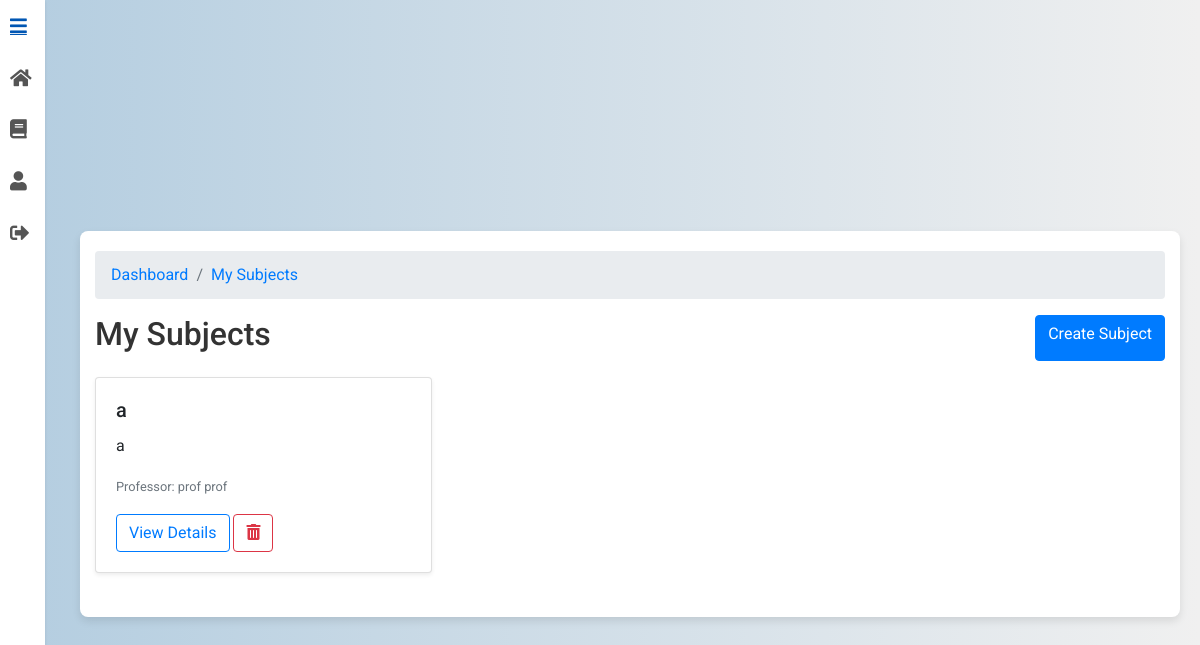
/subjects/ (signed in), run on an earlier commit of the app's database.
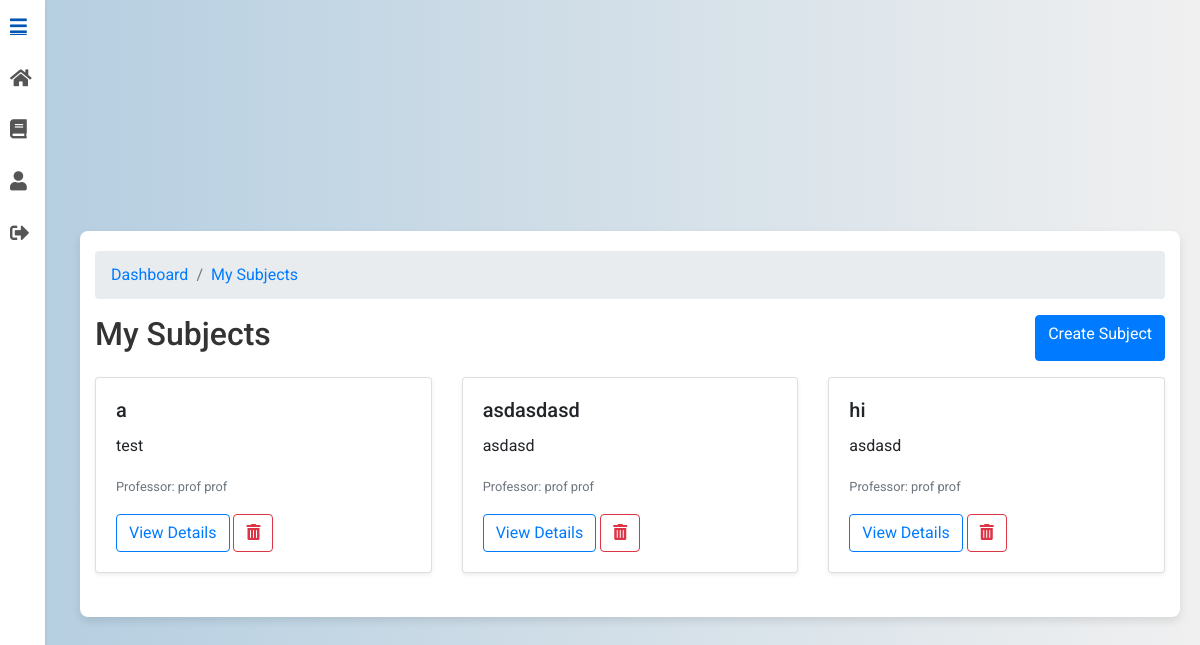
And on a later commit of the database.
### subjects/models.py (models this page shows, shortened)
class Subject(models.Model):
    name = models.CharField(max_length=100)
    professor = models.ForeignKey(CustomUser, limit_choices_to={'role': 'professor'}, on_delete=models.CASCADE, editable=False)
    description = models.TextField(blank=True)
    class Meta:
        ordering = ['name']

### users/models.py (models this page shows, shortened)
class CustomUser(AbstractUser):
    ROLE_CHOICES = [
        ('student', 'Student'),
        ('professor', 'Professor')
    ]
    role = models.CharField(max_length=10, choices=ROLE_CHOICES)
    institution = models.ForeignKey('Institution', on_delete=models.SET_NULL, null=True, blank=True)

### subjects/views.py (the view, shortened to what this page needs)
# urls.py: path("", MySubjectsView.as_view(), name="my_subjects"),
class MySubjectsView(LoginRequiredMixin, BreadcrumbMixin, ListView):
    model = Subject
    template_name = "my_subjects.html"
    context_object_name = "subjects"
    paginate_by = 6
    def get_breadcrumbs(self):
        dashboard_url = reverse_lazy("users:login")
        if self.request.user.role == "professor":
            dashboard_url = reverse_lazy("users:professor_dashboard")
        elif self.request.user.role == "student":
            dashboard_url = reverse_lazy("users:student_dashboard")
        return [
            ("Dashboard", dashboard_url),
            ("My Subjects", reverse_lazy("subjects:my_subjects")),
        ]

### UniGrading/mixin.py (called while the page is built)
    def get_context_data(self, **kwargs):
        context = super().get_context_data(**kwargs)
        context["breadcrumbs"] = self.get_breadcrumbs()
        return context

### subjects/templates/my_subjects.html (shortened to what this page needs)
{% extends 'base.html' %}
{% load static %}
{% load subject_filters %}
{% load view_breadcrumbs %}
{% block content %}
<div class="container mt-5">
<nav aria-label="breadcrumb">
    <ol class="breadcrumb">
        {% for name, url in breadcrumbs %}
            <li class="breadcrumb-item">
                <a href="{{ url }}">{{ name }}</a>
            </li>
        {% endfor %}
    </ol>
</nav>
    <div class="d-flex justify-content-between mb-3">
        <h2>My Subjects</h2>
        <a href="{% url 'subjects:create_subject' %}" class="btn btn-primary">
            Create Subject
        </a>
    </div>
    <div class="row">
        {% for subject in subjects %}
            <div class="col-md-4">
                <div class="card mb-4 shadow-sm">
                    <div class="card-body">
                        <h5 class="card-title">{{ subject.name }}</h5>
                        <p class="card-text">{{ subject.description|truncatewords:20 }}</p>
                        <p class="card-text">
                            <small class="text-muted">
                                Professor:
                                {% if subject.professor.first_name and subject.professor.last_name %}
                                    {{ subject.professor.first_name }} {{ subject.professor.last_name }}
                                {% else %}
                                    {{ subject.professor.email }}
                                {% endif %}
                            </small>
                        </p>
                        <a href="{% url 'subjects:subject_detail' subject.pk %}" class="btn btn-outline-primary">
                            View Details
                        </a>
                        <button type="button" class="btn btn-outline-danger"
                                data-toggle="modal" data-target="#deleteModal"
                                data-subject-id="{{ subject.pk }}" data-subject-name="{{ subject.name }}">
                            <i class="fas fa-trash-alt"></i>
                        </button>
                    </div>
                </div>
            </div>
        {% empty %}
            <div class="col-12">
                <p class="text-muted text-center">No subjects available.</p>
            </div>
        {% endfor %}
    </div>
</div>
{% endblock %}

What changed in the data, as far as the page shows it:
changed Subject: description "a" → "test"
added Subject: name "asdasdasd", description "asdasd", professor.first_name "prof", professor.last_name "prof"
added Subject: name "hi", description "asdasd", professor.first_name "prof", professor.last_name "prof"
